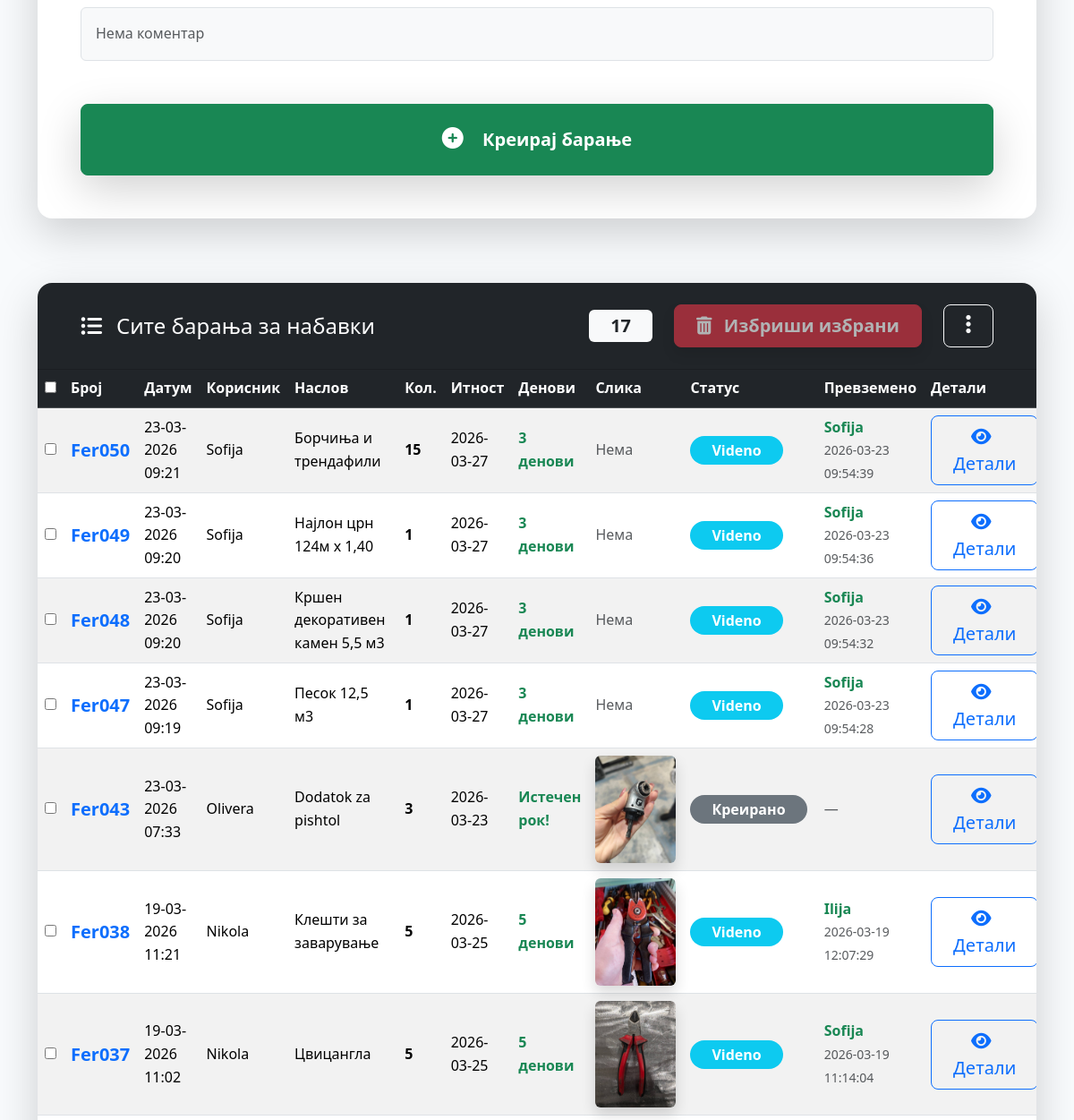
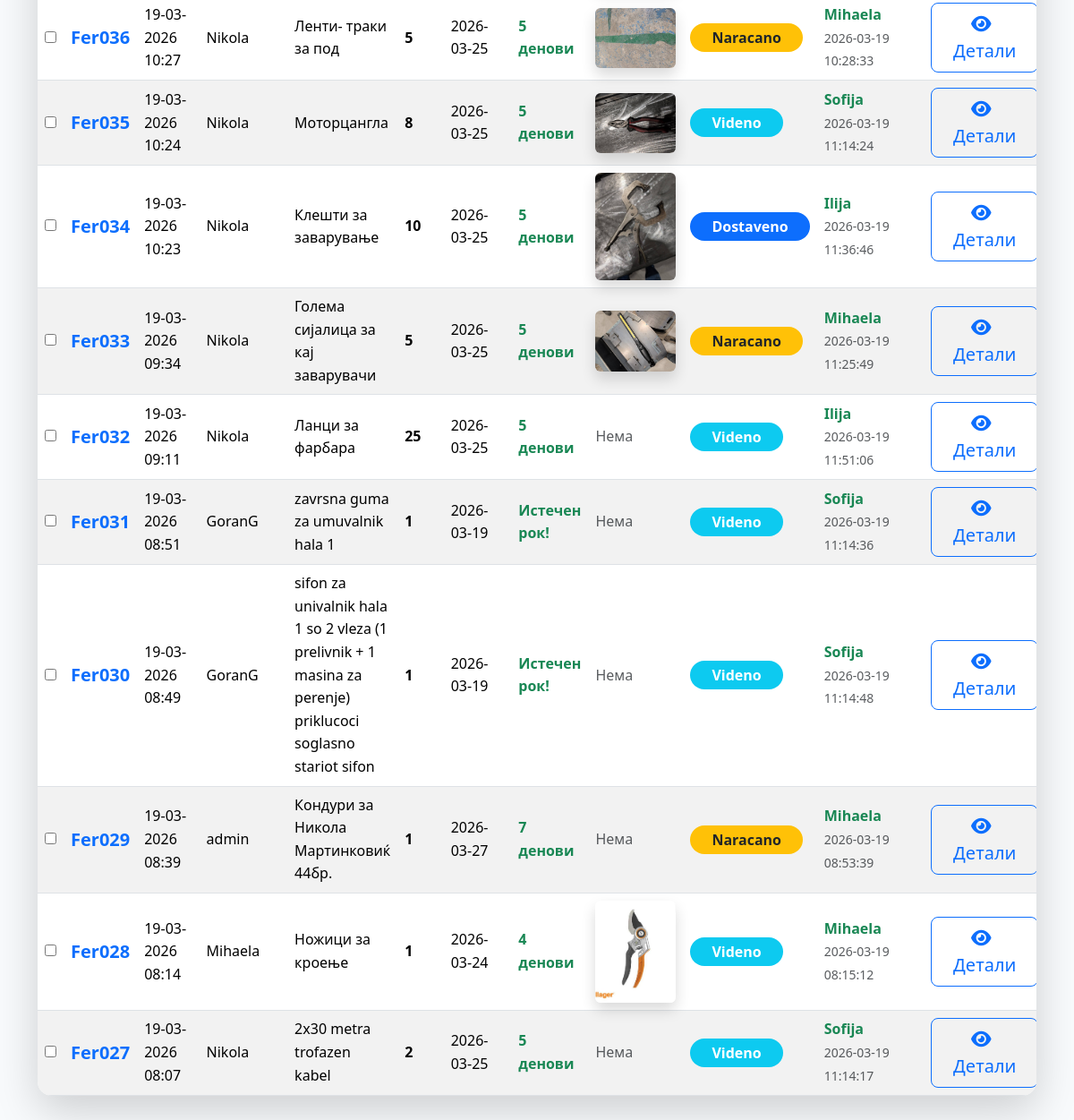
Page /nabavki/ (signed in, lower part) on the earlier database version (2 pictures, top to bottom).
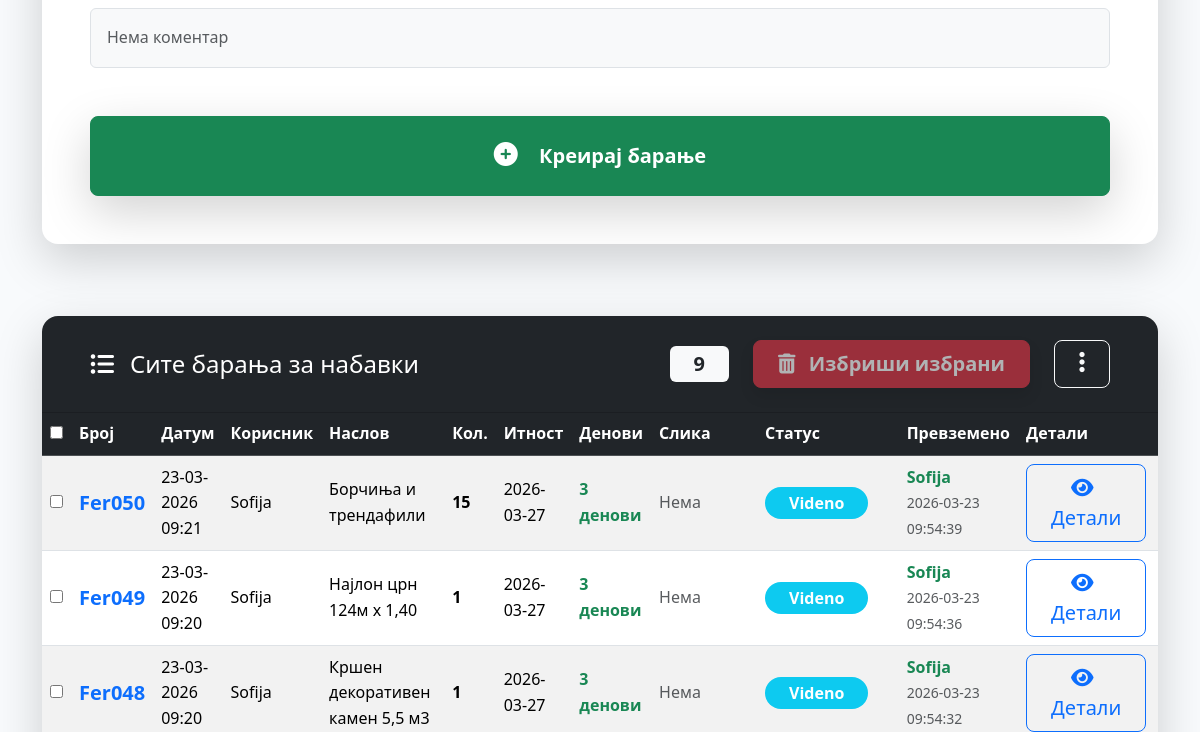
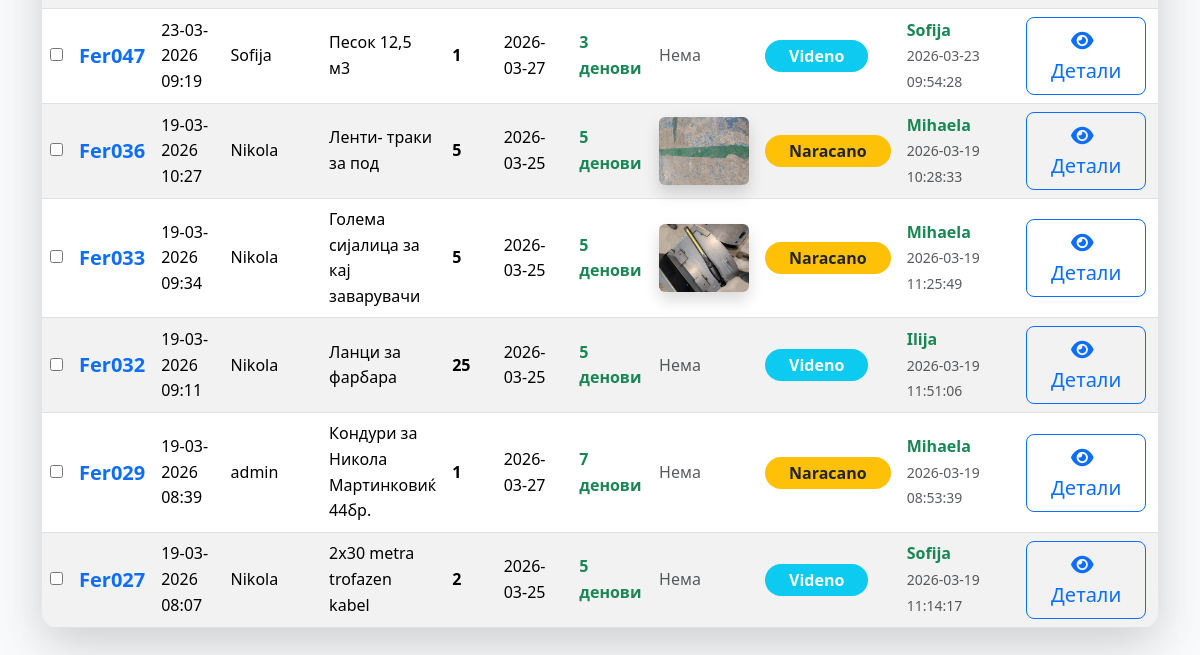
Same page on the later database version (2 pictures, top to bottom).
### tables this page shows
CREATE TABLE nabavki_requests (
            id INTEGER PRIMARY KEY AUTOINCREMENT,
            username TEXT NOT NULL,
            naslov TEXT NOT NULL,
            kolicina INTEGER NOT NULL,
            opis TEXT,
            slika TEXT,
            datum_kreiranje TEXT DEFAULT CURRENT_TIMESTAMP,
            status TEXT DEFAULT 'креирано',
            datum_naracka TEXT,
            datum_priem TEXT,
            admin_naracal TEXT
        , datum_itnost TEXT, nalog_broj TEXT, prevzemeno_od TEXT, datum_prevzemanje TEXT);

### routes/nabavki.py (the view, shortened to what this page needs)
@nabavki_bp.route("/", methods=["GET", "POST"])
@login_required
def nabavki():
    conn            = get_db()
    cursor          = conn.cursor()
    _ensure_comment_slika_column(cursor)
    is_nabavki_user = session.get("is_admin") or session.get("user_group") == "Nabavki"
    filter_type = request.args.get("filter", "all")
    if filter_type == "my_taken" and is_nabavki_user:
        rows = cursor.execute("""
            SELECT *, julianday(datum_itnost) - julianday(datum_kreiranje) AS days_diff
            FROM nabavki_requests WHERE prevzemeno_od=? ORDER BY nalog_broj DESC
        """, (session["user"],)).fetchall()
        page_title = "Мои превземени барања"
    elif is_nabavki_user:
        rows = cursor.execute("""
            SELECT *, julianday(datum_itnost) - julianday(datum_kreiranje) AS days_diff
            FROM nabavki_requests ORDER BY nalog_broj DESC
        """).fetchall()
        page_title = "Сите барања за набавки"
    else:
        rows = cursor.execute("""
            SELECT *, julianday(datum_itnost) - julianday(datum_kreiranje) AS days_diff
            FROM nabavki_requests WHERE username=? ORDER BY nalog_broj DESC
        """, (session["user"],)).fetchall()
        page_title = "Мои барања"
    requests_list = []
    for row in rows:
        r = dict(row)
        r["datum_kreiranje_formatted"] = _format_cet(r["datum_kreiranje"]) if r.get("datum_kreiranje") else "-"
        diff = r.get("days_diff")
        r["days_remaining"] = (
            f"{int(diff)} денови" if diff is not None and diff >= 0
            else ("Истечен рок!" if diff is not None else "Чека нарачување")
        )
        r["comments"] = cursor.execute("""
            SELECT user, comment, timestamp, slika FROM nabavki_comments
            WHERE req_id=? ORDER BY timestamp ASC
        """, (r["id"],)).fetchall()
        requests_list.append(r)
    users         = cursor.execute("SELECT username FROM users ORDER BY username").fetchall()
    nabavki_users = cursor.execute("""
        SELECT username FROM users
        WHERE user_group = 'Nabavki' OR is_admin = 1
        ORDER BY username
    """).fetchall()
    conn.close()
    return render_template("nabavki.html",
                           requests=requests_list,
                           is_admin=session.get("is_admin"),
                           is_nabavki_user=is_nabavki_user,
                           filter_type=filter_type,
                           page_title=page_title,
                           today=date.today().isoformat(),
                           users=users,
                           nabavki_users=nabavki_users)

### app.py (called while the page is built)
@app.context_processor
def inject_vapid_key():
    return dict(VAPID_PUBLIC_KEY=VAPID_PUBLIC_KEY)

@app.template_filter("datetimeformat")
def datetimeformat(value, format_string="%d/%m/%Y %H:%M"):
    if value is None:
        return ""
    if isinstance(value, str):
        try:
            dt = datetime.fromisoformat(value.replace("Z", "+00:00"))
        except ValueError:
            return value
    else:
        dt = value
    dt_local = dt.replace(tzinfo=timezone.utc) + timedelta(hours=1)
    return dt_local.strftime(format_string)

### routes/nabavki.py (called while the page is built)
def _ensure_comment_slika_column(cursor):
    try:
        cursor.execute("ALTER TABLE nabavki_comments ADD COLUMN slika TEXT DEFAULT NULL")
    except Exception:
        pass

### utils/db.py (called while the page is built)
def get_db():
    global DATABASE_PATH
    if DATABASE_PATH is None:
        try:
            DATABASE_PATH = current_app.config['DATABASE_PATH']
        except RuntimeError:
            DATABASE_PATH = r"C:\Users\Server\Desktop\Proekt Fersedo\instance\database.db"
    conn = sqlite3.connect(
        DATABASE_PATH,
        timeout=10,
        check_same_thread=False,
    )
    conn.row_factory = lambda cursor, row: dict(
        zip([col[0] for col in cursor.description], row)
    )
    return conn

### utils/helpers.py (called while the page is built)
def _format_cet(dt_str):
    try:
        dt_utc = datetime.fromisoformat(dt_str.replace("Z", "+00:00"))
        return (dt_utc + timedelta(hours=1)).strftime("%d-%m-%Y %H:%M")
    except Exception:
        return dt_str

### templates/nabavki.html (shortened to what this page needs)
{% extends "base.html" %}
{% block content %}
<div class="container py-5">
    {% if session.user %}
    <div class="card shadow-lg border-0 rounded-4 overflow-hidden mb-5">
        <div class="card-body p-4 p-md-5">
            <form method="POST" enctype="multipart/form-data" id="nabavkaForm">
                <div class="row g-4">
                    <div class="col-12">
                        <div id="komentarPreview" class="mt-3 p-3 bg-light rounded border text-muted"
                             style="min-height: 60px;">
                            Нема коментар
                        </div>
                    </div>
                    <div class="col-12 mt-5">
                        <button type="submit" id="submitBtn" class="btn btn-success btn-lg w-100 py-4 fw-bold shadow-lg">
                            <i class="fas fa-plus-circle me-3 fs-4"></i> Креирај барање
                        </button>
                    </div>
                </div>
            </form>
        </div>
    </div>
    {% else %}
    <div class="alert alert-warning text-center p-5 shadow-lg rounded-4">
        <i class="fas fa-exclamation-triangle fa-5x mb-4 text-warning"></i>
        <h4 class="fw-bold">Мора да се најавите за да креирате барање за набавка.</h4>
    </div>
    {% endif %}
    <div class="mt-5 pt-4">
        <form method="POST" action="{{ url_for('nabavki.delete_selected') }}" id="deleteForm">
            <div class="card shadow-lg border-0 rounded-4 overflow-hidden">
                <div class="card-header bg-dark text-white py-4 px-5 d-flex justify-content-between align-items-center">
                    <h5 class="mb-0 d-flex align-items-center fs-4">
                        <i class="fas fa-list-ul me-3"></i>
                        {{ page_title }}
                    </h5>
                    <div class="d-flex align-items-center gap-4">
                        <span class="badge bg-light text-dark fs-5 px-4 py-2" id="requestCount">{{ requests|length }}</span>
                        {% if is_nabavki_user or session.is_admin %}
                        <button type="submit" class="btn btn-danger btn-lg px-4 py-2 fw-bold shadow"
                                id="deleteBtn" disabled
                                onclick="return confirm('Сигурно сакаш да ги избришеш избраните барања?');">
                            <i class="fas fa-trash-alt me-2"></i> Избриши избрани
                        </button>
                        {% endif %}
                        {% if is_nabavki_user %}
                        <div class="dropdown">
                            <button class="btn btn-outline-light btn-lg px-4 py-2" type="button" data-bs-toggle="dropdown">
                                <i class="fas fa-ellipsis-v fs-4"></i>
                            </button>
                        </div>
                        {% endif %}
                    </div>
                </div>
                <div class="card-body p-0">
                    {% if requests %}
                    <div class="table-responsive">
                        <table class="table table-hover table-striped mb-0 align-middle">
                            <thead class="table-dark">
                                <tr>
                                    <th><input type="checkbox" id="selectAll" onclick="toggleSelectAll(this)"></th>
                                    <th>Број</th>
                                    <th>Датум</th>
                                    <th>Корисник</th>
                                    <th>Наслов</th>
                                    <th>Кол.</th>
                                    <th>Итност</th>
                                    <th>Денови</th>
                                    <th>Слика</th>
                                    <th>Статус</th>
                                    <th>Превземено</th>
                                    <th>Детали</th>
                                    <th>Акција</th>
                                </tr>
                            </thead>
                            <tbody id="requestsTableBody">
                                {% for r in requests %}
                                <tr class="align-middle">
                                    <td><input type="checkbox" name="selected_ids" value="{{ r.id }}" class="select-checkbox"></td>
                                    <td><strong class="text-primary fs-5">{{ r.nalog_broj or '—' }}</strong></td>
                                    <td>{{ r.datum_kreiranje_formatted }}</td>
                                    <td>{{ r.username }}</td>
                                    <td>{{ r.naslov }}</td>
                                    <td class="fw-bold">{{ r.kolicina }}</td>
                                    <td>{{ r.datum_itnost or '-' }}</td>
                                    <td>
                                        {% if r.datum_kreiranje and r.datum_itnost %}
                                            <span class="fw-bold text-success">{{ r.days_remaining }}</span>
                                        {% else %}
                                            <span class="text-muted">—</span>
                                        {% endif %}
                                    </td>
                                    <td>
                                        {% if r.slika %}
                                        <a href="{{ url_for('static', filename='nabavki/' + r.slika) }}" target="_blank">
                                            <img src="{{ url_for('static', filename='nabavki/' + r.slika) }}"
                                                 alt="Слика" class="rounded shadow" style="max-width:90px;height:auto;">
                                        </a>
                                        {% else %}
                                        <span class="text-muted">Нема</span>
                                        {% endif %}
                                    </td>
                                    <td>
                                        <span class="badge fs-6 py-2 px-4 rounded-pill
                                            {% if r.status == 'Videno' %}bg-info
                                            {% elif r.status == 'Naracano' %}bg-warning text-dark
                                            {% elif r.status == 'Dostaveno' %}bg-primary
                                            {% elif r.status in ['Zavrseno', 'Prevzemeno'] %}bg-success
                                            {% else %}bg-secondary{% endif %}">
                                            {{ r.status|default('креирано')|title }}
                                        </span>
                                    </td>
                                    <td>
                                        {% if r.prevzemeno_od %}
                                            <strong class="text-success">{{ r.prevzemeno_od }}</strong>
                                            {% if r.datum_prevzemanje %}
                                                <br><small class="text-muted">{{ r.datum_prevzemanje }}</small>
                                            {% endif %}
                                        {% else %}
                                            <span class="text-muted">—</span>
                                        {% endif %}
                                    </td>
                                    <td>
                                        <button type="button" class="btn btn-outline-primary btn-lg px-4 py-2"
                                                data-bs-toggle="modal" data-bs-target="#detailsModal{{ r.id }}">
                                            <i class="fas fa-eye me-2"></i> Детали
                                        </button>
                                    </td>
                                    <td>
                                    </td>
                                </tr>
                                {% endfor %}
                            </tbody>
                        </table>
                    </div>
                    {% else %}
                    <div class="text-center py-5 text-muted">
                        <i class="fas fa-box-open fa-5x mb-4 opacity-75"></i>
                        <h4 class="fw-light">Нема барања за набавки во моментов.</h4>
                    </div>
                    {% endif %}
                </div>
            </div>
        </form>
    </div>
</div>
{% endblock %}

### templates/base.html (shortened to what this page needs)
<!DOCTYPE html>
<html lang="mk" data-theme="light">
<head>
    <link href="https://cdn.jsdelivr.net/npm/bootstrap@5.3.3/dist/css/bootstrap.min.css" rel="stylesheet">
    <link rel="stylesheet" href="https://cdn.jsdelivr.net/npm/bootstrap-icons@1.11.3/font/bootstrap-icons.min.css">
    <link rel="stylesheet" href="https://cdnjs.cloudflare.com/ajax/libs/font-awesome/6.5.0/css/all.min.css">
    <link href='https://cdn.jsdelivr.net/npm/fullcalendar@5.11.3/main.min.css' rel='stylesheet' />
</head>
<body>
<main class="container-fluid p-0" id="main-content">
    {% block content %}{% endblock %}
</main>
</body>
</html>

### templates/base.html (style rules this page uses)
:root { --primary: #667eea; --primary-dark: #5a67d8; --primary-light: #a5b4fc; --success: #16a34a; --danger: #dc2626; --warning: #eab308; --info: #0dcaf0; --light: #f8fafc; --dark: #0f172a; --gray: #64748b; --gray-light: #cbd5e1; --bg: #f8fafc; --surface: white; --text: #1e293b; --text-secondary: #64748b; --border: #e2e8f0; --shadow-sm: 0 2px 8px rgba(0,0,0,0.08); --shadow: 0 4px 20px rgba(0,0,0,0.1); --shadow-lg: 0 10px 40px rgba(0,0,0,0.15); --radius: 12px; --transition: all 0.3s ease; --sb-width-collapsed: 64px; --sb-width-expanded: 260px; --sb-bg: #ffffff; --sb-border: #e8edf5; --sb-item-hover: rgba(102,126,234,0.08); --sb-item-active: rgba(102,126,234,0.14); --sb-icon-color: #94a3b8; --sb-text-color: #374151; --sb-group-color: #9ca3af; --sb-shadow: 4px 0 32px rgba(15,23,42,0.10); --sb-transition: 0.4s cubic-bezier(0.4, 0, 0.2, 1); }
* { margin:0; padding:0; box-sizing:border-box; }
html, body { height:100%; font-family:system-ui, -apple-system, BlinkMacSystemFont, 'Segoe UI', Roboto, sans-serif; background:var(--bg); color:var(--text); line-height:1.6; }
body { min-height:100vh; touch-action:manipulation; }
main { margin-top: 64px; margin-left: var(--sb-width-collapsed); transition: margin-left var(--sb-transition); padding: 1rem; min-height: calc(100vh - 64px); }

Differences in the rows shown:
removed nabavki_requests: nalog_broj "Fer043", datum_kreiranje_formatted "23-03-2026 07:33", username "Olivera", naslov "Dodatok za pishtol", kolicina "3", datum_itnost "2026-03-23", days_remaining "Истечен рок!", slika (picture), status "Креирано"
removed nabavki_requests: nalog_broj "Fer038", datum_kreiranje_formatted "19-03-2026 11:21", username "Nikola", naslov "Клешти за заварување", kolicina "5", datum_itnost "2026-03-25", days_remaining "5 денови", slika (picture), status "Videno", prevzemeno_od "Ilija", datum_prevzemanje "2026-03-19 12:07:29"
removed nabavki_requests: nalog_broj "Fer037", datum_kreiranje_formatted "19-03-2026 11:02", username "Nikola", naslov "Цвицангла", kolicina "5", datum_itnost "2026-03-25", days_remaining "5 денови", slika (picture), status "Videno", prevzemeno_od "Sofija", datum_prevzemanje "2026-03-19 11:14:04"
removed nabavki_requests: nalog_broj "Fer035", datum_kreiranje_formatted "19-03-2026 10:24", username "Nikola", naslov "Моторцангла", kolicina "8", datum_itnost "2026-03-25", days_remaining "5 денови", slika (picture), status "Videno", prevzemeno_od "Sofija", datum_prevzemanje "2026-03-19 11:14:24"
removed nabavki_requests: nalog_broj "Fer034", datum_kreiranje_formatted "19-03-2026 10:23", username "Nikola", naslov "Клешти за заварување", kolicina "10", datum_itnost "2026-03-25", days_remaining "5 денови", slika (picture), status "Dostaveno", prevzemeno_od "Ilija", datum_prevzemanje "2026-03-19 11:36:46"
removed nabavki_requests: nalog_broj "Fer031", datum_kreiranje_formatted "19-03-2026 08:51", username "GoranG", naslov "zavrsna guma za umuvalnik hala 1", kolicina "1", datum_itnost "2026-03-19", days_remaining "Истечен рок!", shows "Нема", status "Videno", prevzemeno_od "Sofija", datum_prevzemanje "2026-03-19 11:14:36"
removed nabavki_requests: nalog_broj "Fer030", datum_kreiranje_formatted "19-03-2026 08:49", username "GoranG", naslov "sifon za univalnik hala 1 so 2 vleza (1 prelivnik + 1 masina za perenje) priklucoci soglasno stariot sifon", kolicina "1", datum_itnost "2026-03-19", days_remaining "Истечен рок!", shows "Нема", status "Videno", prevzemeno_od "Sofija", datum_prevzemanje "2026-03-19 11:14:48"
removed nabavki_requests: nalog_broj "Fer028", datum_kreiranje_formatted "19-03-2026 08:14", username "Mihaela", naslov "Ножици за кроење", kolicina "1", datum_itnost "2026-03-24", days_remaining "4 денови", slika (picture), status "Videno", prevzemeno_od "Mihaela", datum_prevzemanje "2026-03-19 08:15:12"
Other differences:
{{ requests|length }}: "17" → "9"
